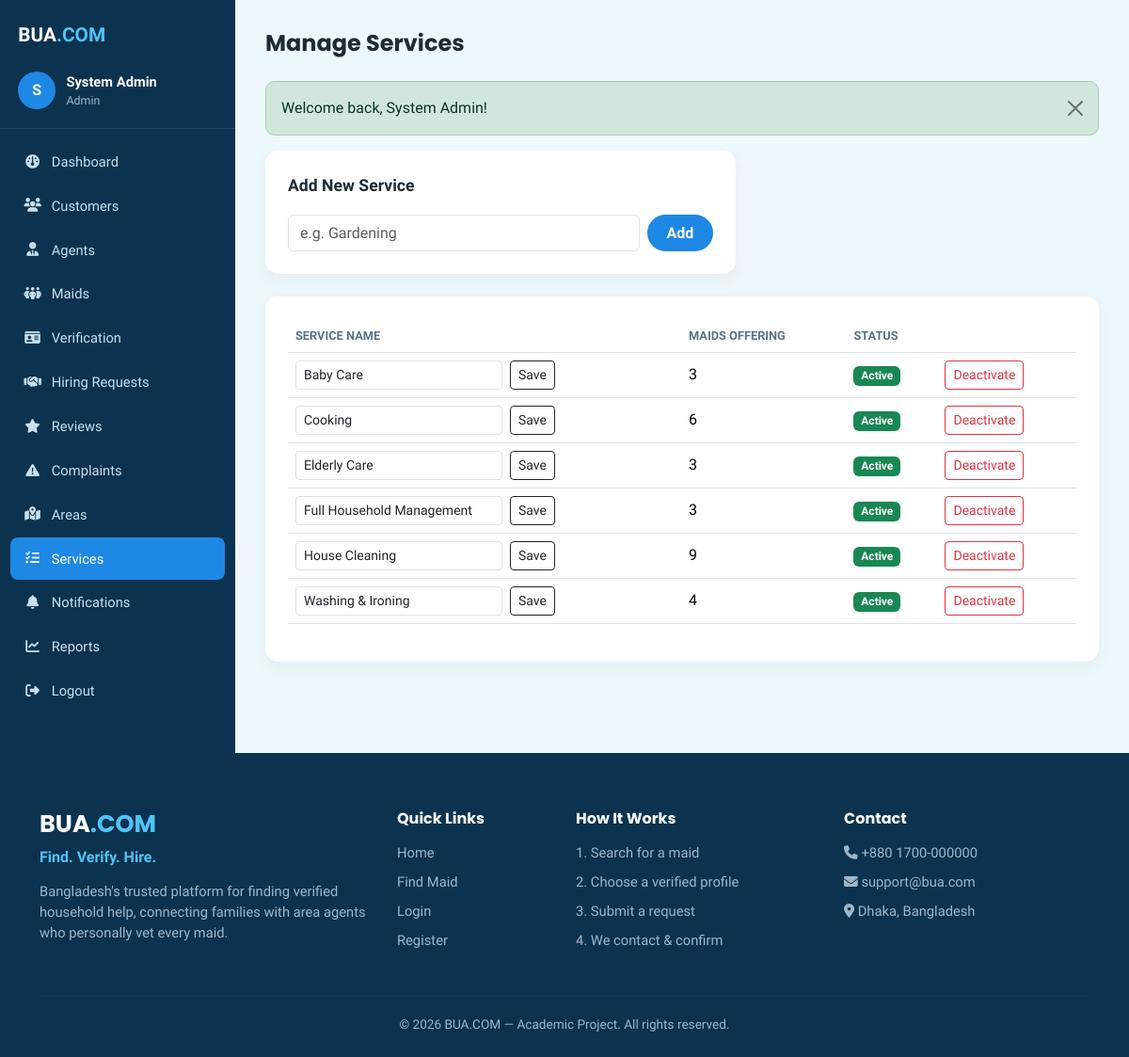
Screenshot of /admin/services.php (signed in) with the database file from the repository.
### tables this page shows
CREATE TABLE services (
    id INT AUTO_INCREMENT PRIMARY KEY,
    service_name VARCHAR(100) NOT NULL UNIQUE,
    status ENUM('active','inactive') NOT NULL DEFAULT 'active',
    created_at TIMESTAMP DEFAULT CURRENT_TIMESTAMP
);

### config/functions.php (called while the page is built, shortened)
<?php
function clean(?string $value): string
{
    return htmlspecialchars(trim($value ?? ''), ENT_QUOTES, 'UTF-8');
}

### admin/services.php (the view, shortened to what this page needs)
<?php
require_once __DIR__ . '/../config/functions.php';
$db = Database::getConnection();
$services = $db->query('
    SELECT s.*, (SELECT COUNT(*) FROM maid_services ms WHERE ms.service_id = s.id) AS maid_count
    FROM services s ORDER BY s.service_name
')->fetchAll();
include __DIR__ . '/../includes/header.php';
?>
<div class="dashboard-wrapper">
    <?php include __DIR__ . '/../includes/sidebar.php'; ?>
    <main class="dashboard-main">
        <div class="dashboard-topbar"><h1>Manage Services</h1></div>
        <?php include __DIR__ . '/../includes/alerts.php'; ?>
        <div class="panel" style="max-width:500px;">
            <div class="panel-title">Add New Service</div>
            <form method="post" class="d-flex gap-2">
                <input type="text" name="service_name" class="form-control" placeholder="e.g. Gardening" required>
                <button type="submit" class="btn btn-brand">Add</button>
            </form>
        </div>
        <div class="panel">
            <div class="table-responsive">
                <table class="table">
                    <thead><tr><th>Service Name</th><th>Maids Offering</th><th>Status</th><th></th></tr></thead>
                    <tbody>
                    <?php foreach ($services as $s): ?>
                        <tr>
                            <td>
                                <form method="post" class="d-flex gap-2 align-items-center">
                                    <input type="text" name="service_name" class="form-control form-control-sm" value="<?= clean($s['service_name']) ?>" style="max-width:220px;">
                                    <button type="submit" class="btn btn-sm btn-outline-dark">Save</button>
                                </form>
                            </td>
                            <td><?= (int) $s['maid_count'] ?></td>
                            <td><span class="badge <?= $s['status']==='active'?'bg-success':'bg-secondary' ?>"><?= ucfirst($s['status']) ?></span></td>
                            <td>
                                <form method="post" class="d-inline">
                                    <?php if ($s['status'] === 'active'): ?>
                                        <button class="btn btn-sm btn-outline-danger">Deactivate</button>
                                    <?php else: ?>
                                        <input type="hidden" name="new_status" value="active">
                                        <button class="btn btn-sm btn-outline-success">Activate</button>
                                    <?php endif; ?>
                                </form>
                            </td>
                        </tr>
                    <?php endforeach; ?>
                    </tbody>
                </table>
            </div>
        </div>
    </main>
</div>
<?php include __DIR__ . '/../includes/footer.php'; ?>

### assets/css/style.css (style rules this page uses)
:root { --bua-dark: #0b3350; --bua-dark-2: #124267; --bua-accent: #1e88e5; --bua-accent-2: #4fc3f7; --bua-cream: #eef7fc; --bua-tan: #cfe9f5; --bua-text-muted: #9fb7c8; --bua-success: #2f9e57; --bua-radius: 14px; }
* { box-sizing: border-box; }
body { font-family: 'Hind Siliguri', 'Poppins', sans-serif; background: var(--bua-cream); color: #1c2b36; }
h1, h2, h3, h4, h5, .brand-font { font-family: 'Poppins', sans-serif; font-weight: 700; }
.btn-brand { background: var(--bua-accent); color: #fff !important; border: none; font-weight: 600; border-radius: 30px; padding: .45rem 1.3rem; }
.dashboard-wrapper { display: flex; min-height: 100vh; background: #eef7fc; }
.dashboard-main { flex: 1; padding: 2rem; max-width: 100%; overflow-x: hidden; }
.dashboard-topbar { display: flex; justify-content: space-between; align-items: center; margin-bottom: 1.6rem; }
.dashboard-topbar h1 { font-size: 1.5rem; margin: 0; }
.panel { background: #fff; border-radius: var(--bua-radius); padding: 1.5rem; box-shadow: 0 6px 16px rgba(0,0,0,.05); margin-bottom: 1.5rem; }
.panel-title { font-weight: 700; font-size: 1.1rem; margin-bottom: 1.1rem; }
.table thead th { font-size: .8rem; text-transform: uppercase; color: #5b7284; border-bottom-width: 1px; }
.table td, .table th { vertical-align: middle; }

### rows the page displays
services: service_name "Baby Care", maid_count "3", status "Active", shows "Deactivate"
services: service_name "Cooking", maid_count "6", status "Active", shows "Deactivate"
services: service_name "Elderly Care", maid_count "3", status "Active", shows "Deactivate"
services: service_name "Full Household Management", maid_count "3", status "Active", shows "Deactivate"
services: service_name "House Cleaning", maid_count "9", status "Active", shows "Deactivate"
services: service_name "Washing & Ironing", maid_count "4", status "Active", shows "Deactivate"

### other values shown
substr(currentUserName() ?? 'U', 0, 1) "S"
currentUserName() "System Admin"
$role "Admin"
$label "Dashboard Customers Agents Maids Verification Hiring Requests Reviews Complaints Areas Services Notifications Reports"
$f['message'] "Welcome back, System Admin!"
